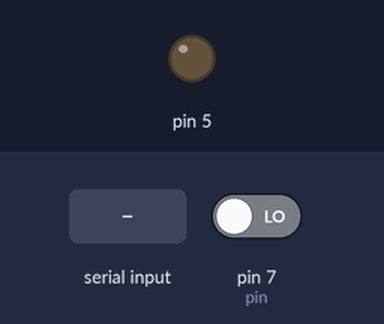
Simulated run of this sketch. Board: Arduino Uno, built with avr-gcc and run on an emulated ATmega328P. Parts: output pins drawn as LEDs (lit = HIGH). The test bench sets the inputs (shaded band); at power-on: pin 7 (pin) LOW. What the sketch prints to the serial monitor is not drawn.

Above: at 1.2 s.
1.3 s: "1" received over Serial
At 2.1 s:
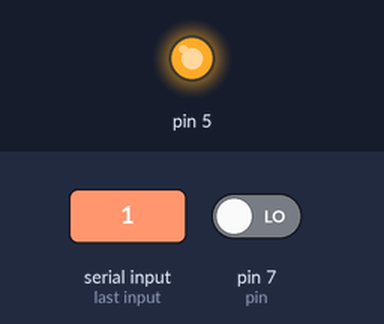
2.9 s: pin 7 (pin) driven HIGH
Timing chart, 0 to 5.9 s (numbered marks = the images above; inputs shaded):
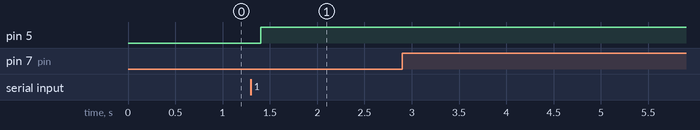

The sketch:

terminal.ino
```cpp
int pin =7;

int lastButtonState1 = 0;
int buttonPushCounter1 = 0;
void setup() {
  Serial.setTimeout(100);//for readstring
  // put your setup code here, to run once:
pinMode(pin, INPUT);
pinMode(5, OUTPUT);
Serial.begin(9600);
}

void loop() {
Serial.available() == 0; // do nothing if nothing sent
  // put your main code here, to run repeatedly:
int buttonState1 = digitalRead(pin);
String val = Serial.readString();
 if (buttonState1 != lastButtonState1)
 {
   if (buttonState1 == HIGH)
   {
      buttonPushCounter1++;
      Serial.println(buttonPushCounter1);
      delay(100);
   }
   else{}
    delay(50);
 }
   else{}
  lastButtonState1 = buttonState1;
if (buttonPushCounter1 == 15)
{
  Serial.print("olo");
  delay(1000);
  Serial.print("mo");
  buttonPushCounter1 =0;
}
if (val== "1")
{
  digitalWrite(5,1);
}
}
```

Measured:
- after the input at 1.3 s, pin 5: LOW → HIGH after 0.10 s
- after the input at 2.9 s, every drawn part: stays the same
